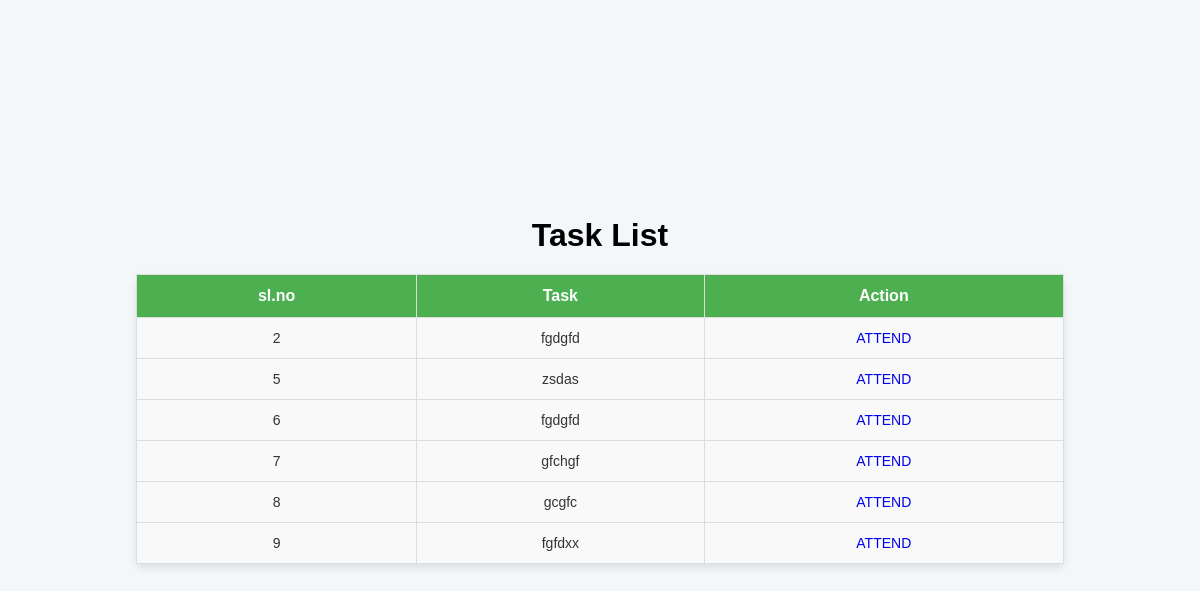
/tasks/, run on the app's committed database.
### administrator/models.py (models this page shows)
class taskTable(models.Model):
    facultyid=models.ForeignKey(facultyTable,on_delete=models.CASCADE)
    task=models.CharField(max_length=100, null=True,blank=True)

### administrator/views.py (the view)
# urls.py: path('tasks/', TaskListView.as_view(), name='task_list'),
class TaskListView(View):
    def get(self, request):
        tasks = taskTable.objects.all()  # You can add filters to show tasks by specific faculty or by date
        return render(request, "student/taskview.html", {'tasks': tasks})

### templates/student/taskview.html (shortened to what this page needs)
{% load static %}
<html lang="en">
<head>
    <link rel="stylesheet" href="{% static 'css/style.css' %}">
</head>
<body class="bo">
    <h1>Task List</h1>
    <table border="1">
        <tr>
            <th>sl.no</th>
            <th>Task</th>
            <th>Action</th>
        </tr>
        {% for task in tasks %}
            <tr>
                <td>{{ task.id }}</td>
                <td>{{ task.task }}</td>
                <td><a href="/Taskanswerupload/{{i.id}}">ATTEND</a></td>
            </tr>
        {% endfor %}
    </table>
</body>
</html>

### static/css/style.css (style rules this page uses)
* { margin: 0; padding: 0; box-sizing: border-box; }
body { font-family: 'Arial', sans-serif; background-color: #f7f7f7; padding: 20px; }
.bo { display: flex; justify-content: center; align-items: center; height: 100vh; flex-direction: column; }
table { width: 80%; border-collapse: collapse; margin: 20px auto; box-shadow: 0 4px 8px rgba(0, 0, 0, 0.1); background-color: #fff; border-radius: 8px; }
th, td { padding: 12px; text-align: center; border: 1px solid #ddd; font-size: 14px; color: #333; }
th { background-color: #4CAF50; color: white; font-size: 16px; font-weight: bold; }
td { background-color: #f9f9f9; }
a { text-decoration: none; }
body { font-family: Arial, sans-serif; background-color: #f4f7fa; display: flex; justify-content: center; align-items: center; }

### data on the page
taskTable: id "2", task "fgdgfd"
taskTable: id "5", task "zsdas"
taskTable: id "6", task "fgdgfd"
taskTable: id "7", task "gfchgf"
taskTable: id "8", task "gcgfc"
taskTable: id "9", task "fgfdxx"
